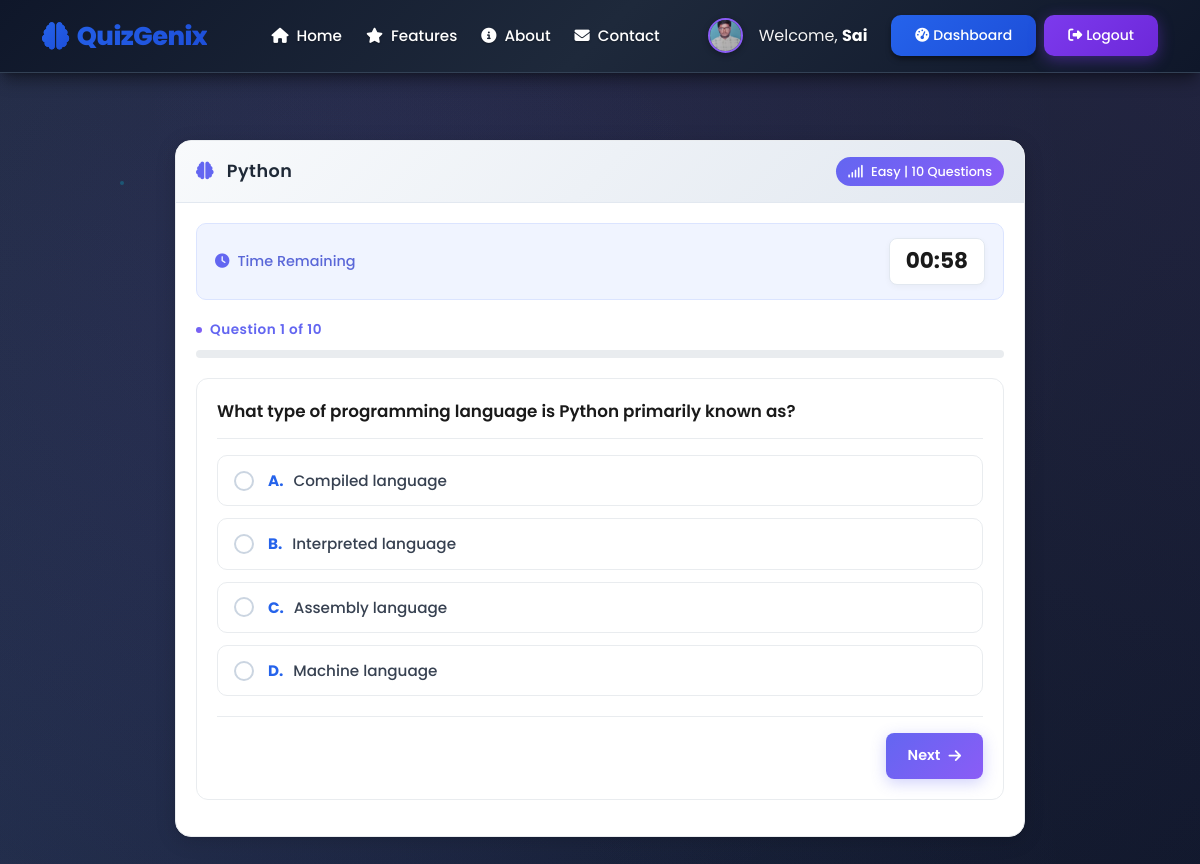
The page /quiz/8/ (signed in) on the database its author committed.
### quiz/models.py (models this page shows, shortened)
class UserProfile(models.Model):
    STATUS_CHOICES = [
        ('Waiting', 'Waiting'),
        ('Approved', 'Approved'),
        ('Rejected', 'Rejected'),
    ]
    user = models.OneToOneField(User, on_delete=models.CASCADE, related_name='profile')
    name = models.CharField(max_length=255, blank=True)
    status = models.CharField(max_length=20, choices=STATUS_CHOICES, default='Waiting')
    profile_image = models.ImageField(
        upload_to='profile_images/',
        default='profile_images/default.png',
        blank=True,
        null=True
    )
    created_at = models.DateTimeField(auto_now_add=True)
    updated_at = models.DateTimeField(auto_now=True)
    @property
    def has_custom_image(self):
        return bool(self.profile_image and self.profile_image.name != 'profile_images/default.png')

class Quiz(models.Model):
    DIFFICULTY_CHOICES = [
        ('Easy', 'Easy'),
        ('Medium', 'Medium'),
        ('Hard', 'Hard'),
    ]
    user = models.ForeignKey(User, on_delete=models.CASCADE, related_name='quizzes')
    pdf = models.ForeignKey(PDFDocument, on_delete=models.CASCADE, related_name='quizzes')
    subject = models.CharField(max_length=255)
    difficulty = models.CharField(max_length=20, choices=DIFFICULTY_CHOICES)
    number_of_questions = models.IntegerField()
    created_at = models.DateTimeField(auto_now_add=True)
    is_completed = models.BooleanField(default=False)
    class Meta:
        ordering = ['-created_at']

class Question(models.Model):
    quiz = models.ForeignKey(Quiz, on_delete=models.CASCADE, related_name='questions')
    question_text = models.TextField()
    option_a = models.CharField(max_length=500)
    option_b = models.CharField(max_length=500)
    option_c = models.CharField(max_length=500)
    option_d = models.CharField(max_length=500)
    correct_answer = models.CharField(max_length=1, choices=[
        ('A', 'A'),
        ('B', 'B'),
        ('C', 'C'),
        ('D', 'D'),
    ])
    explanation = models.TextField(blank=True, null=True)
    order = models.IntegerField(default=0)
    class Meta:
        ordering = ['order']

### quiz/views.py (the view)
# urls.py: path('quiz/<int:quiz_id>/', views.take_quiz, name='take_quiz'),
@login_required
def take_quiz(request, quiz_id):
    quiz = get_object_or_404(Quiz, id=quiz_id, user=request.user)
    questions = quiz.questions.all()
    total_questions = questions.count()
    total_time = total_questions * 60  # Total time in seconds
    context = {
        'quiz': quiz,
        'questions': questions,
        'total_time': total_time,
        'total_questions': total_questions,
    }
    return render(request, 'quiz/take_quiz.html', context)

### templates/quiz/take_quiz.html (shortened to what this page needs)
{% extends 'quiz/base.html' %}
{% block content %}
<div class="quiz-container">
    <div class="quiz-card">
        <div class="quiz-card-header d-flex justify-content-between align-items-center flex-wrap gap-3">
            <h5 class="mb-0 quiz-subject-title">
                <i class="fas fa-brain me-2" style="color: #6366f1;"></i>
                {{ quiz.subject }}
            </h5>
            <span class="quiz-badge">
                <i class="fas fa-signal me-1"></i>
                {{ quiz.difficulty }} | {{ quiz.number_of_questions }} Questions
            </span>
        </div>
        <div class="quiz-card-body">
            <div class="timer-alert">
                <span class="timer-label">
                    <i class="fas fa-clock"></i>
                    Time Remaining
                </span>
                <span id="timer" class="timer-display" data-total-time="{{ total_time }}"></span>
            </div>
            <div class="progress-section">
                <div class="question-counter">
                    <span>Question <span id="currentQ">1</span> of <span id="totalQ">{{ questions.count }}</span></span>
                </div>
                <div class="progress-container">
                </div>
            </div>
            <form method="post" id="quizForm" action="{% url 'submit_quiz' quiz.id %}">
                {% for question in questions %}
                <div class="question-card"
                     id="question_{{ forloop.counter }}"
                     data-question-id="{{ question.id }}"
                     style="{% if forloop.counter != 1 %}display: none;{% endif %}">
                    <p class="question-text">
                        {{ question.question_text }}
                    </p>
                    <div class="options-container">
                        <label class="option-item" onclick="selectOption(this, '{{ question.id }}', 'A')">
                            <span class="radio-indicator"></span>
                            <span class="option-label">
                                <strong>A.</strong> {{ question.option_a }}
                            </span>
                        </label>
                        <label class="option-item" onclick="selectOption(this, '{{ question.id }}', 'B')">
                            <span class="radio-indicator"></span>
                            <span class="option-label">
                                <strong>B.</strong> {{ question.option_b }}
                            </span>
                        </label>
                        <label class="option-item" onclick="selectOption(this, '{{ question.id }}', 'C')">
                            <span class="radio-indicator"></span>
                            <span class="option-label">
                                <strong>C.</strong> {{ question.option_c }}
                            </span>
                        </label>
                        <label class="option-item" onclick="selectOption(this, '{{ question.id }}', 'D')">
                            <span class="radio-indicator"></span>
                            <span class="option-label">
                                <strong>D.</strong> {{ question.option_d }}
                            </span>
                        </label>
                    </div>
                    <div class="quiz-navigation">
                        {% if forloop.counter < questions.count %}
                        <button type="button" class="btn-nav btn-next" onclick="nextQuestion({{ forloop.counter }})">
                            Next
                            <i class="fas fa-arrow-right"></i>
                        </button>
                        {% else %}
                        <button type="button" class="btn-nav btn-submit" onclick="submitQuiz()">
                            <i class="fas fa-check-circle"></i>
                            Submit Quiz
                        </button>
                        {% endif %}
                    </div>
                </div>
                {% endfor %}
            </form>
        </div>
    </div>
</div>
{% endblock %}

### templates/quiz/base.html (shortened to what this page needs)
<!DOCTYPE html>
<html lang="en">
{% load static %}
<head>
    <link href="https://cdn.jsdelivr.net/npm/bootstrap@5.3.0/dist/css/bootstrap.min.css" rel="stylesheet">
    <link rel="stylesheet" href="https://cdnjs.cloudflare.com/ajax/libs/font-awesome/6.4.0/css/all.min.css">
</head>
<body>
    <div class="bg-animation">
        <div class="particles">
            <div class="particle"></div>
        </div>
    </div>
    {% include 'quiz/navbar.html' %}
    <div class="main-content">
        <div class="container py-4 py-md-5">
            {% block content %}{% endblock %}
        </div>
    </div>
</body>
</html>

### templates/quiz/navbar.html (shortened to what this page needs)
{% load static %}
<nav class="quiz-navbar navbar navbar-expand-lg navbar-dark">
    <div class="container">
        <a class="navbar-brand" href="{% url 'landing' %}">
            <i class="fas fa-brain"></i>
            QuizGenix
        </a>
        <div class="collapse navbar-collapse" id="navbarNav">
            <ul class="navbar-nav mx-auto">
                <li class="nav-item">
                    <a class="nav-link" href="{% url 'landing' %}" data-nav-link>
                        <i class="fas fa-home me-1"></i> Home
                    </a>
                </li>
                <li class="nav-item">
                    <a class="nav-link" href="{% url 'landing' %}#features" data-nav-link>
                        <i class="fas fa-star me-1"></i> Features
                    </a>
                </li>
                <li class="nav-item">
                    <a class="nav-link" href="{% url 'about' %}" data-nav-link>
                        <i class="fas fa-info-circle me-1"></i> About
                    </a>
                </li>
                <li class="nav-item">
                    <a class="nav-link" href="{% url 'contact' %}" data-nav-link>
                        <i class="fas fa-envelope me-1"></i> Contact
                    </a>
                </li>
            </ul>
            {% if user.is_authenticated %}
            <div class="d-flex gap-2 align-items-center">
                {% if user.is_staff %}
                <span class="text-light me-3">
                    <i class="fas fa-user-shield me-1"></i>Welcome, <strong>Admin {{ user.username }}</strong>
                </span>
                <a href="{% url 'admin_dashboard' %}" class="btn btn-gradient">
                    <i class="fas fa-cogs me-1"></i>Admin Panel
                </a>
                <a href="{% url 'admin_logout' %}" class="btn btn-gradient btn-gradient-secondary">
                    <i class="fas fa-sign-out-alt me-1"></i>Logout
                </a>
                {% else %}
                {% with profile=user.profile|default:None %}
                <div class="profile-img-container">
                    {% if profile and profile.has_custom_image %}
                    <img src="{{ profile.profile_image.url }}" alt="Profile" class="profile-img-navbar">
                    {% else %}
                    <img src="{% static 'images/default-avatar.svg' %}" alt="Default Avatar" class="profile-img-navbar">
                    {% endif %}
                </div>
                <span class="text-light me-3">
                    Welcome, <strong>{{ user.username }}</strong>
                </span>
                {% endwith %}
                <a href="{% url 'dashboard' %}" class="btn btn-gradient">
                    <i class="fas fa-tachometer-alt me-1"></i>Dashboard
                </a>
                <a href="{% url 'logout' %}" class="btn btn-gradient btn-gradient-secondary">
                    <i class="fas fa-sign-out-alt me-1"></i>Logout
                </a>
                {% endif %}
            </div>
            {% endif %}
        </div>
    </div>
</nav>

### templates/quiz/take_quiz.html (style rules this page uses)
.quiz-container { min-height: calc(100vh - 72px - 60px); padding: 20px 15px; display: flex; align-items: flex-start; justify-content: center; }
.quiz-card { background: #ffffff; border-radius: 16px; box-shadow: 0 4px 20px rgba(0, 0, 0, 0.15), 0 1px 3px rgba(0, 0, 0, 0.1); overflow: hidden; border: 1px solid #e9ecef; max-width: 850px; width: 100%; margin: 0 auto; }
.quiz-card-header { background: #ffffff; border-bottom: 1px solid #e9ecef; padding: 16px 20px; }
.quiz-subject-title { color: #1a1a1a !important; font-weight: 600; font-size: 1.1rem; letter-spacing: 0.5px; }
.quiz-badge { background: linear-gradient(135deg, #6366f1 0%, #8b5cf6 100%); color: #ffffff; font-weight: 500; padding: 5px 12px; border-radius: 20px; font-size: 0.8rem; }
.quiz-card-body { padding: 20px; }
.timer-alert { background: #f0f4ff; border: 1px solid #dbe4ff; border-radius: 10px; padding: 14px 18px; display: flex; align-items: center; justify-content: space-between; margin-bottom: 20px; }
.timer-label { color: #5a67d8; font-weight: 500; font-size: 0.9rem; display: flex; align-items: center; gap: 8px; }
.timer-label i { color: #6366f1; }
.timer-display { background: #ffffff; color: #1a1a1a; font-weight: 700; font-size: 1.35rem; padding: 6px 16px; border-radius: 8px; font-family: 'Poppins', monospace; min-width: 80px; text-align: center; border: 1px solid #e2e8f0; box-shadow: 0 2px 6px rgba(0, 0, 0, 0.04); }
.progress-section { margin-bottom: 20px; }
.question-counter { color: #6366f1; font-weight: 600; font-size: 0.85rem; letter-spacing: 0.5px; margin-bottom: 10px; display: flex; align-items: center; gap: 8px; }
.question-counter::before { content: ''; width: 6px; height: 6px; background: linear-gradient(135deg, #6366f1 0%, #8b5cf6 100%); border-radius: 50%; }
.progress-container { background: #e9ecef; border-radius: 10px; height: 8px; overflow: hidden; }
.question-card { background: #ffffff; border: 1px solid #e9ecef; border-radius: 12px; padding: 20px; margin-bottom: 16px; transition: all 0.3s ease; }
.question-text { color: #1a1a1a; font-weight: 600; font-size: 1.05rem; line-height: 1.5; margin-bottom: 16px; padding-bottom: 14px; border-bottom: 1px solid #e9ecef; }
.options-container { display: flex; flex-direction: column; gap: 12px; }
.option-item { position: relative; display: flex; align-items: center; padding: 14px 16px; background: #ffffff; border: 1px solid #e9ecef; border-radius: 10px; cursor: pointer; transition: all 0.3s ease; }
.radio-indicator { width: 20px; height: 20px; border: 2px solid #cbd5e1; border-radius: 50%; margin-right: 14px; display: flex; align-items: center; justify-content: center; transition: all 0.3s ease; flex-shrink: 0; background: #ffffff; }
.radio-indicator::after { content: ''; width: 10px; height: 10px; background: #2563eb; border-radius: 50%; transform: scale(0); transition: transform 0.3s ease; }
.option-label { color: #374151; font-weight: 500; font-size: 0.95rem; line-height: 1.4; }
.option-label strong { color: #2563eb; margin-right: 6px; }
.quiz-navigation { display: flex; justify-content: space-between; align-items: center; margin-top: 20px; padding-top: 16px; border-top: 1px solid #e9ecef; }
.btn-nav { display: inline-flex; align-items: center; gap: 8px; padding: 12px 22px; font-weight: 600; font-size: 0.9rem; border-radius: 8px; transition: all 0.3s cubic-bezier(0.4, 0, 0.2, 1); cursor: pointer; border: none; }
.btn-next { background: linear-gradient(135deg, #6366f1 0%, #8b5cf6 100%); color: #ffffff; box-shadow: 0 4px 15px rgba(99, 102, 241, 0.3); }

### rows shown on the page
UserProfile: profile_image (picture)
Quiz: subject "Python", difficulty "Easy", number_of_questions "10"
Question: question_text "What type of programming language is Python primarily known as?", option_a "Compiled language", option_b "Interpreted language", option_c "Assembly language", option_d "Machine language"

### other values the page prints
{{ user.username }} "Sai"
{{ questions.count }} "10"
